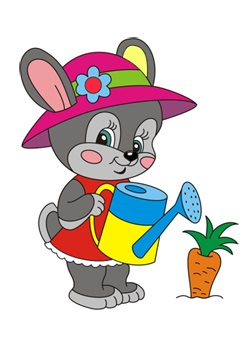
#> input picture PycharmProjects/PHOTOS/pillib/otl1.jpg, 250 x 344 px
$ python check.py
#> lines starting #> are read from the running program, lines starting #| are printed output that depends on the picture
import random
from PIL import Image, ImageDraw

img1 = Image.open("otl1.jpg")
#> img1 is the input picture: PIL image 250x344 RGB; mean R, G, B 214.8, 205.9, 203.3
img2 = Image.open("otl2.jpg")
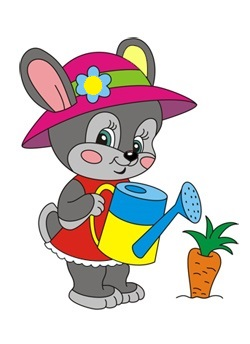
#> input picture PycharmProjects/PHOTOS/pillib/otl2.jpg, 250 x 344 px
#> img2 is the input picture: PIL image 250x344 RGB; mean R, G, B 214.9, 206.4, 203


pix1 = img1.load()
pix2 = img2.load()
width = img1.size[0]  # Определяем ширину.
#> width = 250
height = img1.size[1]  # Определяем высоту.
#> height = 344
image = Image.new("RGB", (width, height), (0, 0, 0))
#> image: PIL image 250x344 RGB; every value is 0
draw = ImageDraw.Draw(image)

for i in range(width):
    for j in range(height):
        r1 = pix1[i, j][0]
        g1 = pix1[i, j][1]
        b1 = pix1[i, j][2]
        r2 = pix2[i, j][0]
        g2 = pix2[i, j][1]
        b2 = pix2[i, j][2]
        mid1 = (r1 + g1 + b1) // 3
        if abs(r1 - r2) < 50 and abs(g1 - g2) < 50 and abs(b1 - b2) < 50:
            draw.point((i, j), (mid1, mid1, mid1))
        else:
            draw.point((i, j), (255, 0, 0))

del draw
image.save("newimage.jpg", "JPEG")
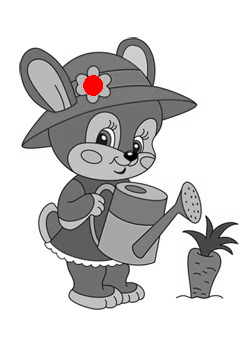
#> saved as newimage.jpg: PIL image 250x344 RGB; mean R, G, B 208.3, 207.3, 207.3
